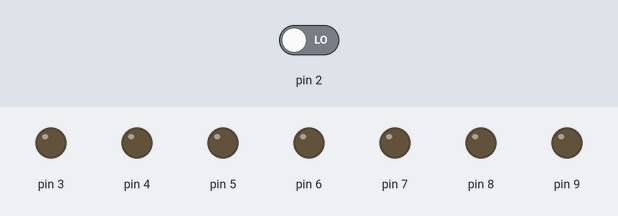
The sketch below on a simulated Arduino Uno, built with avr-gcc and run on an emulated ATmega328P. Shown: output pins drawn as LEDs (lit = HIGH). The inputs (shaded band) are chosen by the test bench; at power-on: pin 2 LOW.

Above: at 1.2 s.
1.3 s: pin 2 driven HIGH
At 2.2 s:
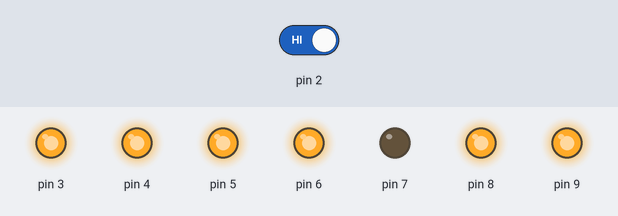
At 3.3 s:
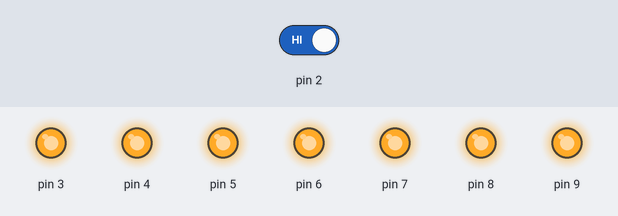
13.3 s: pin 2 driven LOW
At 13.7 s:
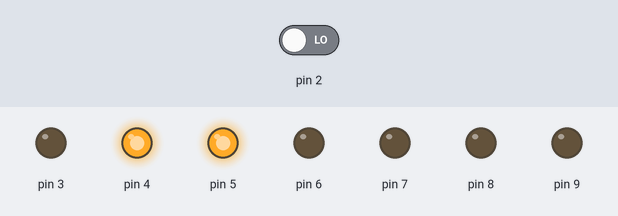
Timing chart, 0 to 16.3 s (numbered marks = the images above; inputs shaded):
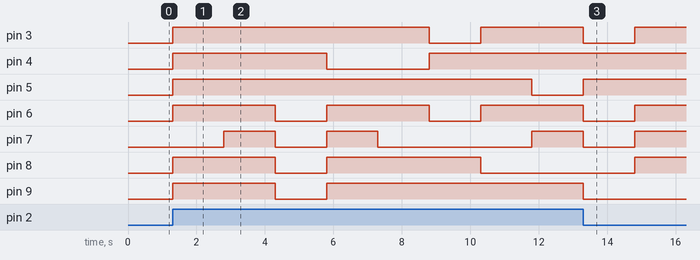

Measured:
- after the input at 1.3 s, pin 3: LOW → HIGH at once, → LOW 7.5 s later, → HIGH 1.5 s later; pin 4: LOW → HIGH at once, → LOW 4.5 s later, → HIGH 3.0 s later
- after the input at 13.3 s, pin 4: stays HIGH (without the input it goes to LOW after 6.0 s); pin 6, pin 8: goes on until 14.8 s, then stays HIGH; pin 9: goes on until 13.3 s, then stays LOW

The sketch:

Exer2.ino
```cpp
//Identificação de entradas e saídas
void setup(){
  pinMode(2, INPUT);
  pinMode(3,OUTPUT);
  pinMode(4,OUTPUT);
  pinMode(5,OUTPUT);
  pinMode(6,OUTPUT);
  pinMode(7,OUTPUT);
  pinMode(8,OUTPUT);
  pinMode(9,OUTPUT);
}
//Contador de 9 a 0
void loop(){
  if (digitalRead (2) == 1){

    digitalWrite(3, 1);
    digitalWrite(4, 1);
    digitalWrite(5, 1);
    digitalWrite(6, 1);
    digitalWrite(7, 0);
    digitalWrite(8, 1);
    digitalWrite(9, 1);
    delay(1500);
    digitalWrite(3, 1);
    digitalWrite(4, 1);
    digitalWrite(5, 1);
    digitalWrite(6, 1);
    digitalWrite(7, 1);
    digitalWrite(8, 1);
    digitalWrite(9, 1);
    delay(1500);
    digitalWrite(3, 1);
    digitalWrite(4, 1);
    digitalWrite(5, 1);
    digitalWrite(6, 0);
    digitalWrite(7, 0);
    digitalWrite(8, 0);
    digitalWrite(9, 0);
    delay(1500);
    digitalWrite(3, 1);
    digitalWrite(4, 0);
    digitalWrite(5, 1);
    digitalWrite(6, 1);
    digitalWrite(7, 1);
    digitalWrite(8, 1);
    digitalWrite(9, 1);
    delay(1500);
	digitalWrite(3, 1);
    digitalWrite(4, 0);
    digitalWrite(5, 1);
    digitalWrite(6, 1);
    digitalWrite(7, 0);
    digitalWrite(8, 1);
    digitalWrite(9, 1);
    delay(1500);
    digitalWrite(3, 0);
    digitalWrite(4, 1);
    digitalWrite(5, 1);
    digitalWrite(6, 0);
    digitalWrite(7, 0);
    digitalWrite(8, 1);
    digitalWrite(9, 1);
    delay(1500);
    digitalWrite(3, 1);
    digitalWrite(4, 1);
    digitalWrite(5, 1);
    digitalWrite(6, 1);
    digitalWrite(7, 0);
    digitalWrite(8, 0);
    digitalWrite(9, 1);
    delay(1500);
    digitalWrite(3, 1);
    digitalWrite(4, 1);
    digitalWrite(5, 0);
    digitalWrite(6, 1);
    digitalWrite(7, 1);
    digitalWrite(8, 0);
    digitalWrite(9, 1);
    delay(1500);
    digitalWrite(3, 0);
    digitalWrite(4, 1);
    digitalWrite(5, 1);
    digitalWrite(6, 0);
    digitalWrite(7, 0);
    digitalWrite(8, 0);
    digitalWrite(9, 0);
    delay(1500);
    digitalWrite(3, 1);
    digitalWrite(4, 1);
    digitalWrite(5, 1);
    digitalWrite(6, 1);
    digitalWrite(7, 1);
    digitalWrite(8, 1);
    digitalWrite(9, 0);
  }
}
```
